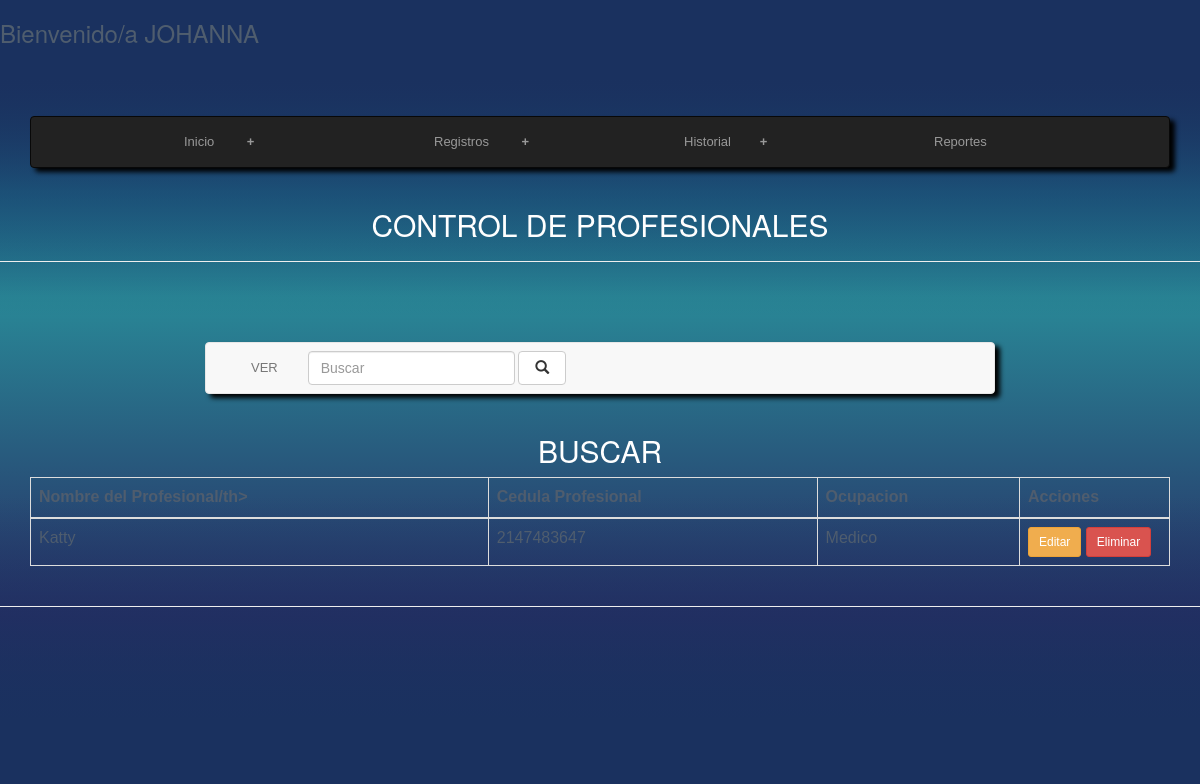
/ANP_Final/php/buscar_prof.php (signed in), run on the app's committed database.
### tables this page shows
CREATE TABLE `profesional` (
  `id` int(10) NOT NULL,
  `nombreProfesional` varchar(50) NOT NULL,
  `cedulaProfesional` int(10) NOT NULL,
  `ocupacion` varchar(50) NOT NULL
);

### ANP_Final/php/busqueda_prof.php (the view, shortened to what this page needs)
<?php
include "conexion.php";
$sql4= "select * from profesional where nombreProfesional like '%$_GET[s]%' or cedulaProfesional like '%$_GET[s]%' or ocupacion like '%$_GET[s]%' ";
$query = $con->query($sql4);
?>
<?php if($query->num_rows>0):?>
<table class="table table-bordered table-hover">
<thead>
	<th>Nombre del Profesional/th>
	<th>Cedula Profesional</th>
	<th>Ocupacion</th>
	<th>Acciones</th>
</thead>
<?php while ($r=$query->fetch_array()):?>
<tr>
	<td><?php echo $r["nombreProfesional"]; ?></td>
	<td><?php echo $r["cedulaProfesional"]; ?></td>
	<td><?php echo $r["ocupacion"]; ?></td>
	<td style="width:150px;">
		<a href="editar_prof.php?id=<?php echo $r["id"];?>" class="btn btn-sm btn-warning">Editar</a>
		<a href="#" id="del-<?php echo $r["id"];?>" class="btn btn-sm btn-danger">Eliminar</a>
	</td>
</tr>
<?php endwhile;?>
</table>
<?php else:?>
	<p class="alert alert-warning">No hay resultados</p>
<?php endif;?>

### ANP_Final/estilos/estilos2.css (style rules this page uses)
body { font-family: 'PT Sans', sans-serif; font-size: 13px; font-weight: 400; color: #4f5d6e; position: relative; background: rgb(26, 49, 95); background: -webkit-gradient(linear, left top, left bottom, color-stop(0%, rgba(26, 49, 95, 1)), color-stop(10%, rgba(26, 49, 95, 1)), color-stop(24%, rgba(29, 108, 141, 1)), color-stop(37%, rgba(41, 136, 151, 1)), color-stop(77%, rgba(39, 45, 100, 1)), color-stop(90%, rgba(26, 49, 95, 1)), color-stop(100%, rgba(26, 49, 95, 1))); filter: progid: DXImageTransform.Microsoft.gradient( startColorstr='#1a315f', endColorstr='#1a315f', GradientType=0); }

### data on the page
profesional: nombreProfesional "Katty", cedulaProfesional "2147483647", ocupacion "Medico"

### other printed values
$nombre "JOHANNA"
